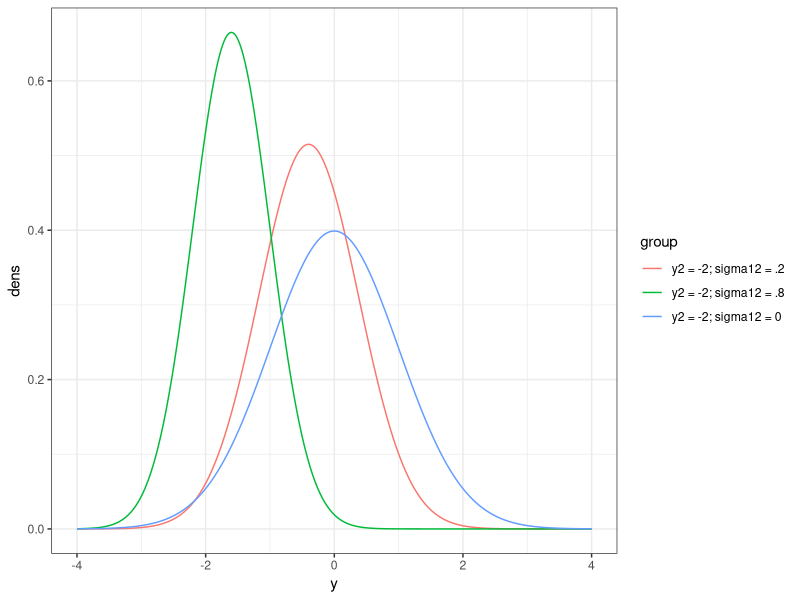

Here is the R script that generated this plot:
## ---- chunk 1
knitr::opts_chunk$set(echo = TRUE)
library(tidyverse)
library(knitr)
library(Matrix)
## ---- chunk 2
X <- tibble(x_cat = sample(c('1','2'), 20, replace = T),
            x_contin = runif(20))

X_mat <- model.matrix(~x_cat + x_contin, data = X)
rankMatrix(X_mat)
## ---- chunk 3
I <- diag(3); I
I %*% I

P <- matrix(c(3,1,-6,-2),2,2); P
P %*% P
## ---- chunk 4
X <- matrix(c(1, 1, 1, 1, 2, 4),3, 2)
beta_hat <- c(1, 3/7)

X %*% beta_hat

H <- X %*% solve(t(X) %*% X) %*% t(X)
y <- c(2, 1, 3)
H %*% y
## ---- chunk 5
mu1 <- 0
mu2 <- 0
sigmasq1 <- sigmasq2 <- 1

dat_seq <- seq(-4,4, by = .01)
n_seq <- length(dat_seq)
tibble(group = rep(c('y2 = -2; sigma12 = 0',
                     'y2 = -2; sigma12 = .2',
                     'y2 = -2; sigma12 = .8'), each = n_seq), 
dens = c(dnorm(dat_seq, mu1 + 0*(1/sigmasq2)*(-2 - mu2),
               sqrt(sigmasq1 - 0 * (1/sigmasq2)*0 )), 
         dnorm(dat_seq, mu1 + .2*(1/sigmasq2)*(-2 - mu2),
               sqrt(sigmasq1 - .2 * (1/sigmasq2)*2 )), 
         dnorm(dat_seq, mu1 + .8*(1/sigmasq2)*(-2 - mu2),
               sqrt(sigmasq1 - .8 * (1/sigmasq2)*.8 ))), 
y = rep(dat_seq, 3)) %>% 
  ggplot(aes(x=y, y = dens, group = group, color = group)) +
  geom_line() + theme_bw()
